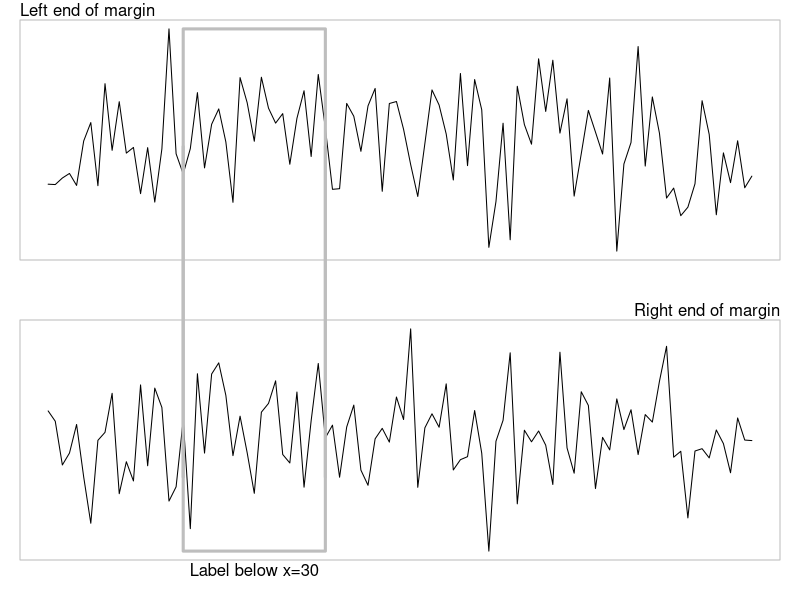

The R script that drew this image:
par(mar=c(2, 1, 1, 1))
y1 <- rnorm(100)
y2 <- rnorm(100)

par(mfrow=c(2, 1), xpd=NA)

plot(y1, type="l", axes=FALSE,
     xlab="", ylab="", main="")
box(col="gray")
mtext("Left end of margin", adj=0, side=3)
lines(x=c(20, 20, 40, 40), y=c(-7, max(y1), max(y1), -7), 
      lwd=3, col="gray")

plot(y2, type="l", axes=FALSE,
     xlab="", ylab="", main="")
box(col="gray")
mtext("Right end of margin", adj=1, side=3)
mtext("Label below x=30", at=30, side=1)
lines(x=c(20, 20, 40, 40), y=c(7, min(y2), min(y2), 7), 
      lwd=3, col="gray")
